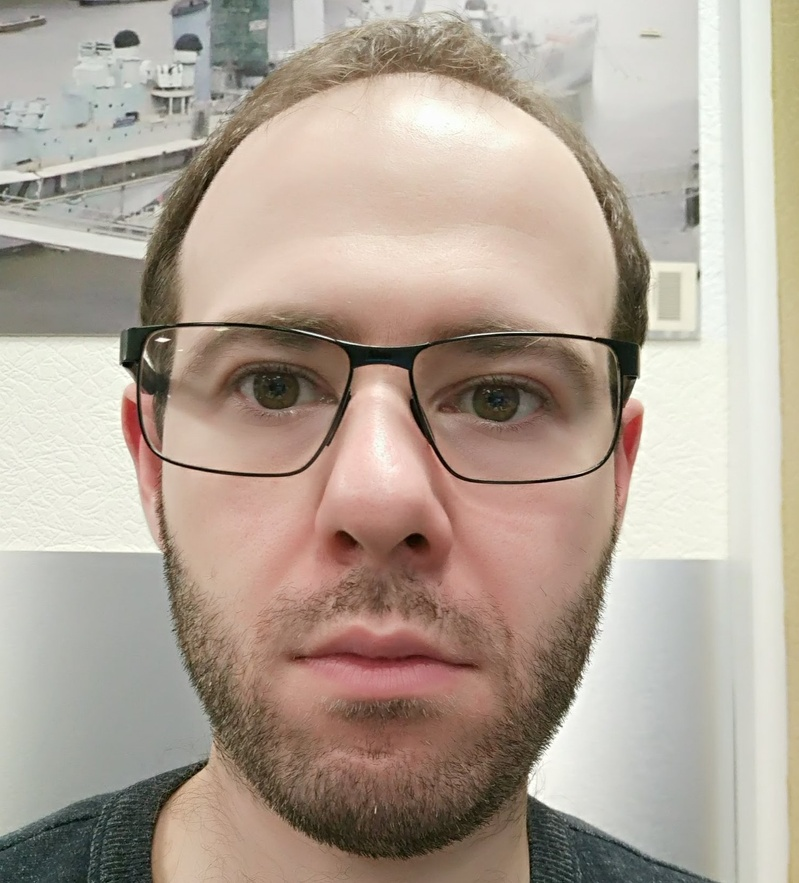
#> input picture myphoto_cropped.jpg, 799 x 883 px, shrunk from 1485 x 1641 before the run
$ jupyter execute LA_HW5_Mykhailo_Manukian.ipynb
#> lines starting #> are read from the running program, lines starting #| are printed output that depends on the picture
# Problem 7

Importing  required libraries:

[cell 1]
import matplotlib.pyplot as plt
import numpy as np
import time
import seaborn as sns

from PIL import Image
from skimage import img_as_float
from skimage.io import imsave
from sklearn.decomposition import PCA
from sklearn.preprocessing import StandardScaler

Determine list of possible values for rank k

[cell 2]
k_list = [1, 2, 5, 10, 20, 50]

Performing SVD and beest k-rank approximation for grayscale image of myself.

[cell 3]
myphoto = Image.open('myphoto_cropped.jpg') #load image
#> myphoto is the input picture: PIL image 799x883 RGB; mean R, G, B 177.4, 163.8, 151
myphotogray = myphoto.convert('LA') #convert it to grayscale
plt.figure(figsize=(9, 6)) #plot original grayscales image for comparison
plt.title("Original grayscale photo")
plt.imshow(myphotogray);
plt.show()

photo_matrix = np.array(list(myphotogray.getdata(band=0)), float) #converting photo to matrix
photo_matrix.shape = (myphotogray.size[1], myphotogray.size[0])
photo_matrix = np.matrix(photo_matrix)

U, sigma, V = np.linalg.svd(photo_matrix) #performing SVD
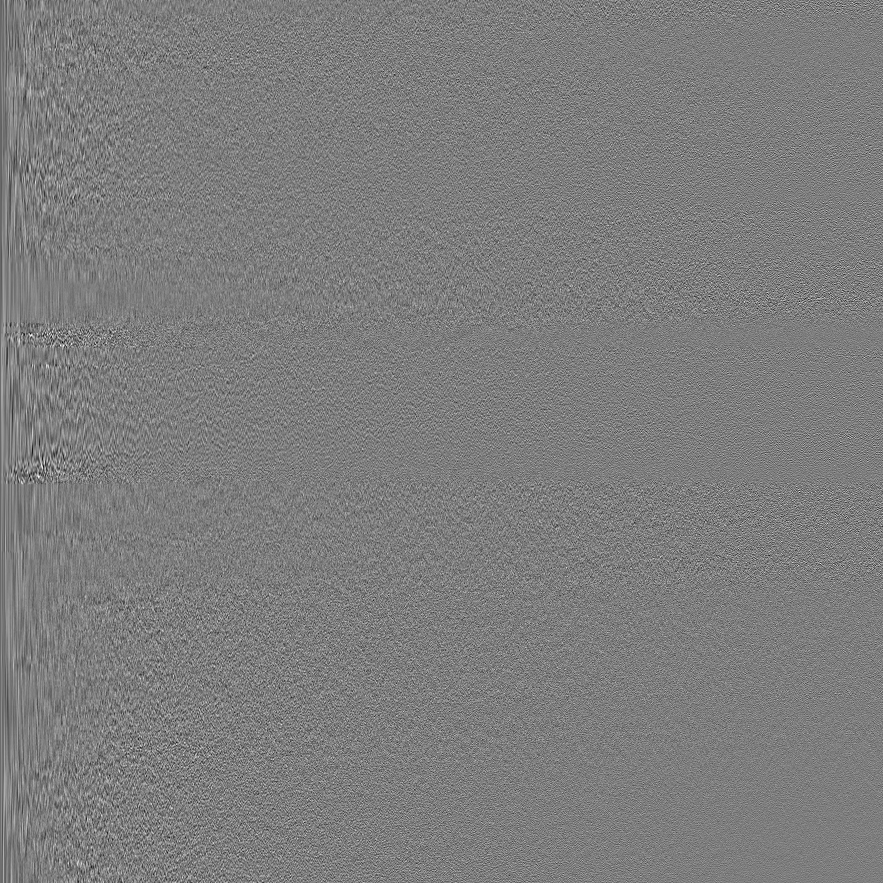
#> U: shape (883, 883) float64; min -0.217, max 0.223, mean -3.67e-05; drawn with min black and max white
#> sigma = 799 values, max 142622.4 at index 0, min 1.28 at index 798, mean 526.2

for k in k_list:#for each k reconstruct image and plot it
    svd_photo = np.matrix(U[:, :k]) * np.diag(sigma[:k]) * np.matrix(V[:k, :]) #image reconstruction takin k first elements
# [4 lines of commented-out code are left out]
    plt.figure(figsize=(9, 6))
    plt.imshow(svd_photo, cmap='gray')
    plt.title("Grayscale k-rank aproximation with k = %s" %k)
    plt.show()
    frob_norm = np.linalg.norm(photo_matrix - svd_photo,'fro') #calculating Frobenius norm over 1D array representing
    #original image and reconstructed one
    print('Frobenius distance with original image is %.4f' %frob_norm)
#> this loop made 6 passes
#> frob_norm on passes 1 to 6: 35951.7, 29405.7, 20644.1, 15178.2, 10579.3, 6501
#| Frobenius distance with original image is 35951.6633
#| Frobenius distance with original image is 29405.6549
#| Frobenius distance with original image is 20644.0900
#| Frobenius distance with original image is 15178.1569
#| Frobenius distance with original image is 10579.2547
#| Frobenius distance with original image is 6500.9606
#> pass 1, `svd_photo = np.matrix(U[:, :k]) * np.diag(sigma[:k]) * np.matrix(V[:k,..`:
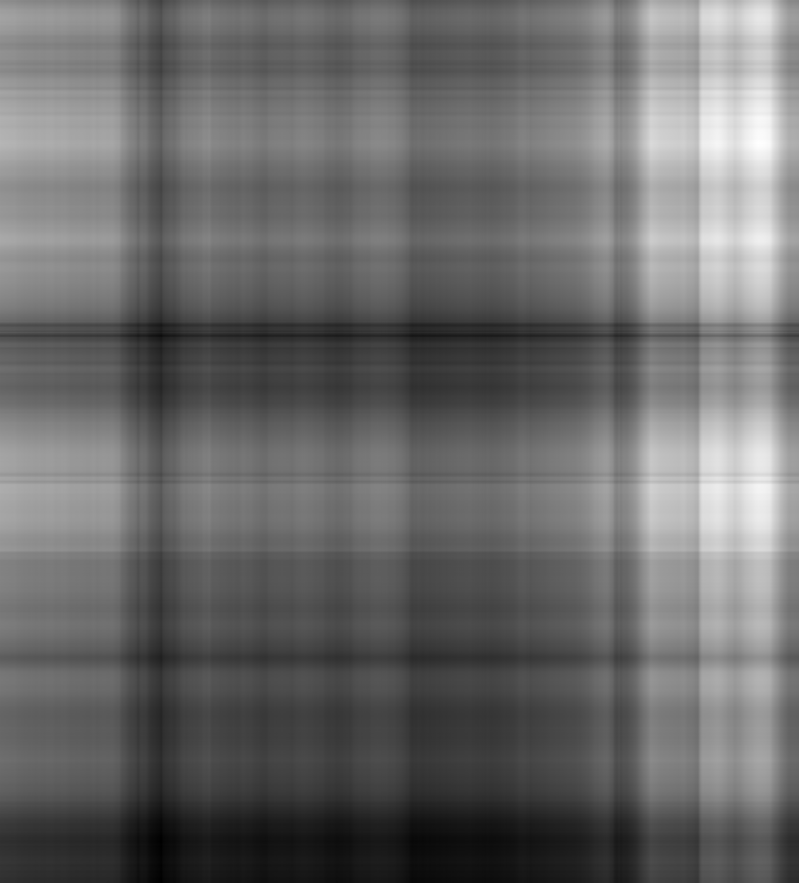
#> svd_photo: shape (883, 799) float64; min 88.2, max 276.7, mean 166.6; drawn with min black and max white

Doing same for colored photo:

[cell 4]
color_photo = img_as_float(Image.open('myphoto_cropped.jpg')) #load image and represent it as array
plt.figure(figsize=(9, 6)) #plot original photo in color
plt.title("Original colored photo")
plt.imshow(color_photo);
plt.show()

shape = color_photo.shape #keep shape of original photo to be used later
#> shape = (883, 799, 3)
photo_reshaped = color_photo.reshape((shape[0],shape[1]*3)) #reshape photo into 2D array instead of 3D
U,sigma,V = np.linalg.svd(photo_reshaped,full_matrices=False) #performing SVD
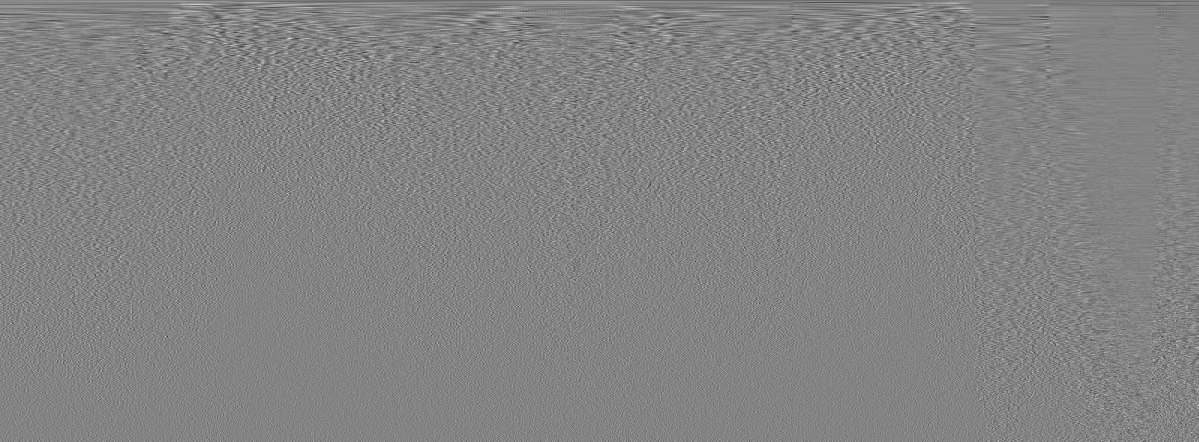
#> V: shape (883, 2397) float64 (shown at 1/2 size); min -0.122, max 0.114, mean -2.12e-05; drawn with min black and max white
#> sigma = 883 values, max 958.4 at index 0, min 0.0291 at index 882, mean 3.3

for k in k_list: #looping over possible k values
    svd_photo = np.dot(U[:,:k],np.dot(np.diag(sigma[:k]),V[:k,:])) #reconstructing k-rank approximation of image
    svd_photo_resh = svd_photo.reshape(shape) #setting back original shape
    plt.figure(figsize=(9, 6)) #plot k-rank approximation of photo
    plt.title("Colored k-rank aproximation with k = %s" %k)
    plt.imshow(svd_photo_resh)
# [4 lines of commented-out code are left out]
    plt.show()
    frob_norm = np.linalg.norm(photo_reshaped - svd_photo,'fro') #calculating frobenius norm for 2D array representing
    #original abd recostructed photos
    print('Frobenius distance with original image is %.4f' %frob_norm)
#> this loop made 6 passes
#> frob_norm on passes 1 to 6: 247.6, 203.9, 144.3, 106.3, 74.03, 45.6
#| Frobenius distance with original image is 247.6103
#| Frobenius distance with original image is 203.9283
#| Frobenius distance with original image is 144.2534
#| Frobenius distance with original image is 106.3013
#| Frobenius distance with original image is 74.0278
#| Frobenius distance with original image is 45.6041
#> pass 1, `svd_photo = np.dot(U[:,:k],np.dot(np.diag(sigma[:k]),V[:k,:]))`:
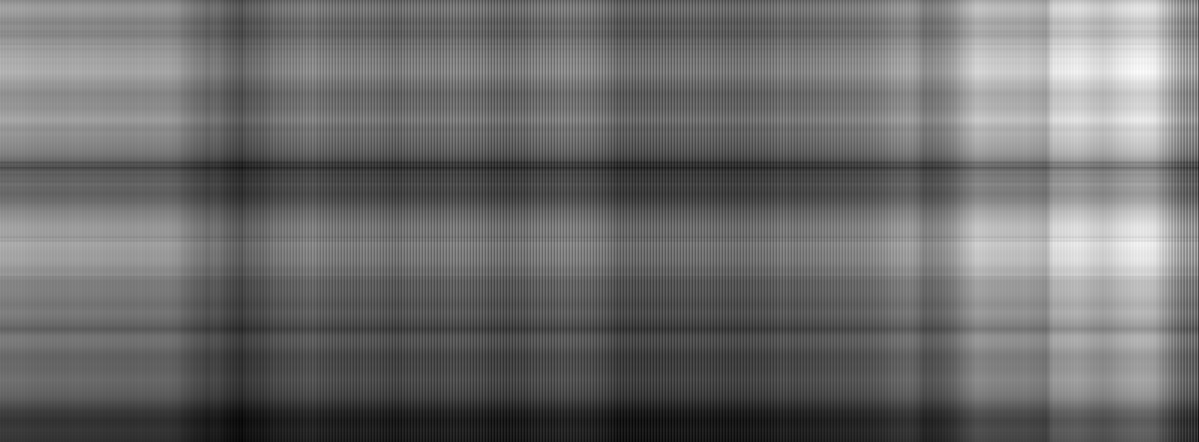
#> svd_photo: shape (883, 2397) float64 (shown at 1/2 size); min 0.31, max 1.09, mean 0.644; drawn with min black and max white
#> pass 1, `plt.show()`:
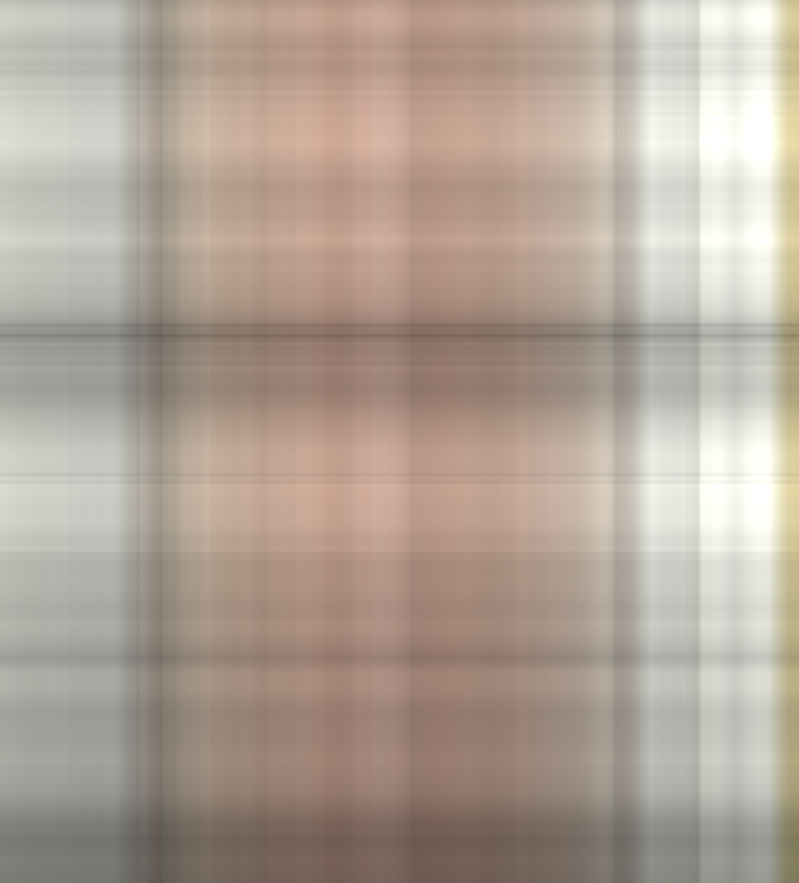
#> shown: shape (883, 799, 3) float64; mean R, G, B 0.696, 0.643, 0.594
#> pass 2, `svd_photo_resh = svd_photo.reshape(shape)`:
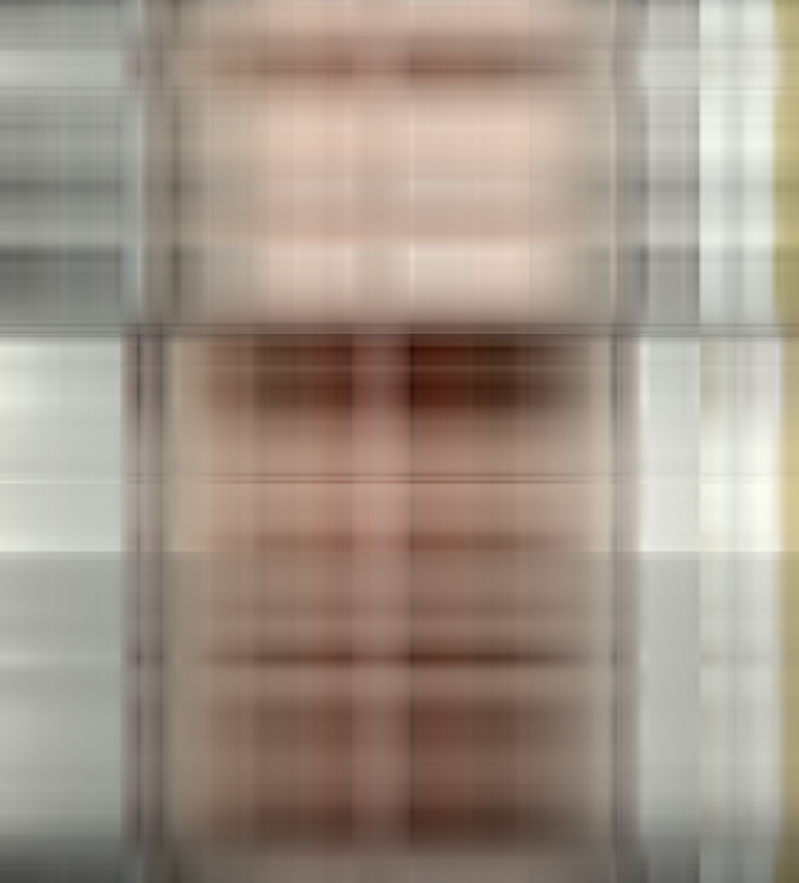
#> svd_photo_resh: shape (883, 799, 3) float64; mean of channels 0, 1, 2 0.696, 0.642, 0.593; drawn with min black and max white

# Problem 14

## Task (a)
Generating requested sample from two-dimensional Gaussian normal distrobution

[cell 5]
mu1, mu2, sigma1, sigma2, n, p = 1, 2, 4, 9, 100, 1/3 #setting required variables

Z1=np.random.normal(0, 1, n)#generating two samples of size 100 from normal distribution
Z2=np.random.normal(0, 1, n)

Z_n=np.column_stack((Z1, Z2)) #merging two samples
plt.figure(figsize=(9, 6))
plt.scatter(Z_n[:, 0], Z_n[:, 1]) #Visualizing two sampels
plt.title('Generated Data - both samples from N(0,1)')
plt.axis('equal')
plt.show()

X=mu1+sigma1*Z1 #now creating two sampls with dependency from each other given by p=1/3
Y=mu2+sigma2*p*Z1+np.sqrt(1-np.power(p, 2))*sigma2*Z2

N=np.column_stack((X, Y))#merging two samples

plt.figure(figsize=(9, 6)) #Visualizing to samples on scatterplot
plt.scatter(N[:, 0], N[:, 1])
plt.title('Generated Data - one sample dependent from other with weight p=1/3')
plt.axis('equal')
plt.show()

p=0
X0=mu1+sigma1*Z1 #now creating two sampls with dependency from each other given by p=0
Y0=mu2+sigma2*p*Z1+np.sqrt(1-np.power(p, 2))*sigma2*Z2

N0=np.column_stack((X0, Y0))#merging two samples

plt.figure(figsize=(9, 6)) #Visualizing to samples on scatterplot
plt.scatter(N0[:, 0], N0[:, 1])
plt.title('Generated Data - one sample dependent from other with weight p=0')
plt.axis('equal')
plt.show()

## Task (b)
Now calculating empirical covariance matrix for P=1/3 and p=0. Also calculating theoretical covariance matrix as well. Next, we will find eigenvalues and eigenvectors of covariance matrix C for p=1/3.

[cell 6]
C_emp=np.cov(N.T) #Calculating empirical covariance matrix for p=1/3
print("Empirical covariance matrix for p=1/3: \n",C_emp)
print("\n")

C_emp0=np.cov(N0.T) #Calculating empirical covariance matrix for p=0
print("Empirical covariance matrix for p=0: \n", C_emp0)
print("\n")

C_theor = np.array([[sigma1**2, 0], [0, sigma2**2]])
print("Theoretical covariance matrix for p=1/3: \n", C_theor)
print("\n")

lambdas, EVcs = np.linalg.eig(C_emp)#finding eigenvalues and eigenvectors of empirical covariance matrix C_emp
print("Eigenvectors of empirical matrix C_emp: \n", lambdas)
print("\n")
print("Eigenvectors of empirical matrix C_emp: \n", EVcs)

## Task (c)
Going forward, compute PCA on generated sample. afterwards, calculate variance on fiirst principal component and calculate which fraction of total variance its include. All calculations done for p=1/3.

[cell 7]
N_n = StandardScaler().fit_transform(N) # Standardizing data befor PCA

pca = PCA(n_components=2) #executing PCA for both components
principalComponents = pca.fit_transform(N_n)

print("Variance from PCA for both components \n", pca.explained_variance_)
print("\n")

print("Fraction of total variance from PCA in % \n", pca.explained_variance_ratio_)
print("\n")

var = np.var(principalComponents, axis=0)#doing same calculation manually for cross check
print("Variance of first component caclulated manually %.8f \n" %var[0])
print("Fraction of total variance for first component calculated manually %.8f" %(var[0]/(var[0]+var[1])))

## Task (d)
Parameter p determines level of dependency between two samples. As result with higher values of p fraction of first component will increase up to 100% for p=1.
To prove it numerically I will re-do same actions for p=2/3 and p=1

[cell 8]
p_2, p_3 = 2/3, 1 #setting required variables

X_2=mu1+sigma1*Z1 #now creating two sampls with dependency from each other given by p=1/3
Y_2=mu2+sigma2*p_2*Z1+np.sqrt(1-np.power(p_2, 2))*sigma2*Z2
X_3=mu1+sigma1*Z1
Y_3=mu2+sigma2*p_3*Z1+np.sqrt(1-np.power(p_3, 2))*sigma2*Z2

N_2=np.column_stack((X_2, Y_2))#merging two samples
N_3=np.column_stack((X_3, Y_3))

plt.figure(figsize=(9, 6)) #Visualizing to samples on scatterplot
plt.scatter(N_2[:, 0], N_2[:, 1])
plt.title('Generated Data - one sample dependent from other with weight p=2/3')
plt.axis('equal')
plt.show()

plt.figure(figsize=(9, 6))
plt.scatter(N_3[:, 0], N_3[:, 1])
plt.title('Generated Data - one sample dependent from other with weight p=1')
plt.axis('equal')
plt.show()
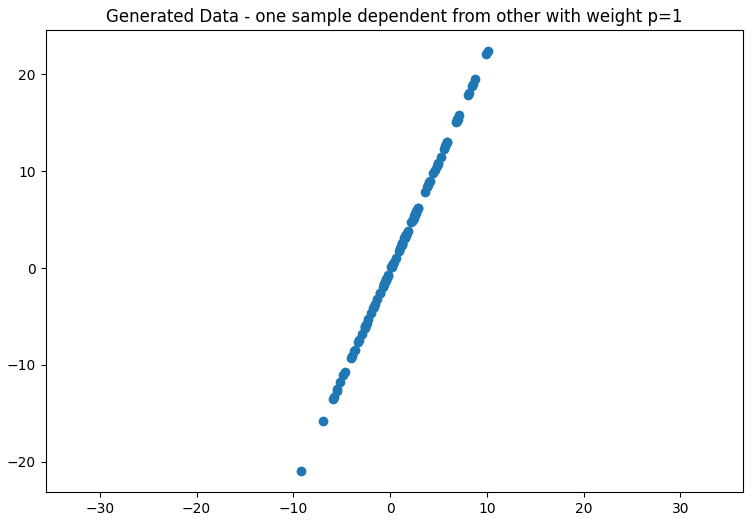
#> figure drawn by matplotlib, 1 panel

C_emp_2=np.cov(N_2.T) #Calculating empirical covariance matrix for p=2/3
print("Empirical covariance matrix for p=2/3: \n",C_emp_2)
print("\n")

C_emp_3=np.cov(N_3.T) #Calculating empirical covariance matrix for p=1
print("Empirical covariance matrix for p=1: \n",C_emp_3)
print("\n")

N_n_2 = StandardScaler().fit_transform(N_2) # Standardizing data befor PCA
N_n_3 = StandardScaler().fit_transform(N_3)

print("For p=2/3:")
pca = PCA(n_components=2) #executing PCA for both components
principalComponents_2 = pca.fit_transform(N_n_2)

print("Variance from PCA for both components \n", pca.explained_variance_)
print("\n")

print("Fraction of total variance from PCA in % \n", pca.explained_variance_ratio_)
print("\n")

var = np.var(principalComponents_2, axis=0)#doing same calculation manually for cross check
print("Variance of first component caclulated manually %.8f \n" %var[0])
print("Fraction of total variance for first component calculated manually %.8f" %(var[0]/(var[0]+var[1])))
print("\n")

print("For p=1:")
principalComponents_3 = pca.fit_transform(N_n_3)

print("Variance from PCA for both components \n", pca.explained_variance_)
print("\n")

print("Fraction of total variance from PCA in % \n", pca.explained_variance_ratio_)
print("\n")

var = np.var(principalComponents_3, axis=0)#doing same calculation manually for cross check
print("Variance of first component caclulated manually %.8f \n" %var[0])
print("Fraction of total variance for first component calculated manually %.8f" %(var[0]/(var[0]+var[1])))
